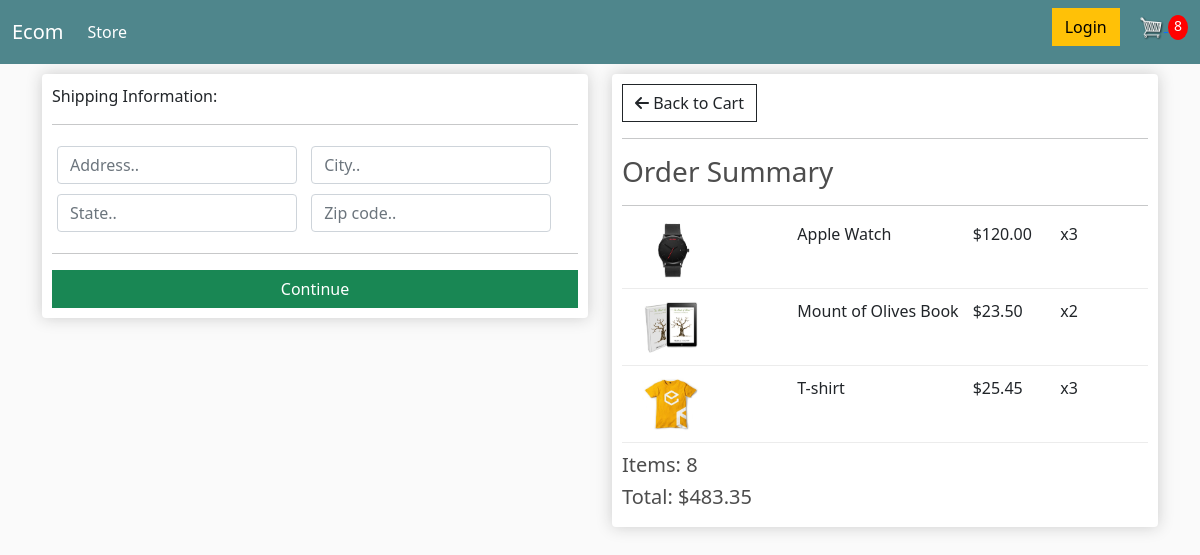
Screenshot of /checkout/ (signed in) with the database file from the repository.
### store/models.py (models this page shows, shortened)
class OrderItem(models.Model):
    product=models.ForeignKey(Product,on_delete=models.SET_NULL,null=True)
    order=models.ForeignKey(Order,on_delete=models.SET_NULL,null=True)
    quantity=models.IntegerField(default=0)
    date_ordered=models.DateTimeField(auto_now_add=True)
    @property
    def total_price(self):
        return self.quantity*self.product.price

class Product(models.Model):
    name=models.CharField(max_length=250)
    price=models.DecimalField(max_digits=10,decimal_places=2)
    image=models.ImageField(upload_to="product",blank=True,null=True)
    digital=models.BooleanField(default=False)
    @property
    def get_image_url(self):
        try:
            url=self.image.url
        except:
            url="../static/images/default.jpg"
        return url

class Order(models.Model):
    customer=models.ForeignKey(Customer,on_delete=models.CASCADE)
    complete=models.BooleanField(default=False)
    transaction_id=models.CharField(max_length=150)
    date_ordered=models.DateTimeField(auto_now_add=True)
    @property
    def cart_total_price(self):
        total=sum([item.total_price for item in self.orderitem_set.all()])
        return total
    @property
    def cart_total_items(self):
        total = sum([item.quantity for item in self.orderitem_set.all()])
        return total
    @property
    def shipping(self):
        shipping=False
        for item in self.orderitem_set.all():
            if not item.product.digital:
                shipping=True
        return shipping

### store/views.py (the view)
# urls.py: path("checkout/",checkout,name="checkout"),
def checkout(request):
    card_data=get_cart_data(request)
    context = {"ordered_items": card_data["ordered_items"], "order": card_data["order"],
               "cart_items_count": card_data["cart_items_count"]}
    return render(request, "store/checkout.html", context)

### store/utils.py (called while the page is built)
def get_cart_data(request):
    if request.user.is_authenticated:
        customer = request.user.customer
        order, created = Order.objects.get_or_create(customer=customer, complete=False)
        ordered_items = order.orderitem_set.all()
        cart_items_count = order.cart_total_items
    else:
        cookie_data = cookie_cart(request)
        order = cookie_data['order']
        ordered_items = cookie_data['ordered_items']
        cart_items_count = cookie_data['cart_items_count']
    return {
        "cart_items_count":cart_items_count,
        "order":order,
        "ordered_items":ordered_items,
    }

### store/templates/store/checkout.html (shortened to what this page needs)
{% extends 'base.html' %}
{% load static %}
{% block content %}
<div class="row">
    <div class="col-lg-6">
        <div class="box-element" id="form-wrapper">
            <form action="" id="form">
                <div id="shipping-info">
                    <p>Shipping Information:</p>
                    <hr>
                    <div class="form-field">
                        <input class="form-control" type="text" name="address" placeholder="Address..">
                    </div>
                    <div class="form-field">
                        <input class="form-control" type="text" name="city" placeholder="City..">
                    </div>
                    <div class="form-field">
                        <input class="form-control" type="text" name="state" placeholder="State..">
                    </div>
                    <div class="form-field">
                        <input class="form-control" type="text" name="zipcode" placeholder="Zip code..">
                    </div>
                </div>
                <hr>
                <div class="d-grid gap-2">
                    <input id="form-button" class="btn btn-success" type="submit" value="Continue">
                </div>
            </form>
        </div>
        <br>
    </div>
    <div class="col-lg-6">
        <div class="box-element">
            <a class="btn btn-outline-dark" href="{% url 'cart' %}"><i class="fa-solid fa-arrow-left"></i>&nbsp;Back to
                Cart</a>
            <hr>
            <h3>Order Summary</h3>
            <hr>
            {% for item in ordered_items %}
            <div class="cart-row">
                <div style="flex:2"><img class="row-image" src="{{item.product.get_image_url}}"></div>
                <div style="flex:2"><p>{{item.product.name}}</p></div>
                <div style="flex:1"><p>${{item.product.price}}</p></div>
                <div style="flex:1"><p>x{{item.quantity}}</p></div>
            </div>
            {% endfor %}
            <h5>Items: {{order.cart_total_items}}</h5>
            <h5>Total: ${{order.cart_total_price|floatformat:2}}</h5>
        </div>
    </div>
</div>
{% endblock content %}

### static/css/main.css (style rules this page uses)
body { background-color: hsl(0, 0%, 98%); }
h1,h2,h3,h4,h5,h6 { color:hsl(0, 0%, 30%); }
.box-element { box-shadow:hsl(0, 0%, 80%) 0 0 16px; background-color: #fff; border-radius: 4px; padding: 10px; }
.col-lg-4, .col-lg-6, .col-lg-8, .col-lg-12 { margin-top: 10px; }
.btn { border-radius: 0; }
.row-image { width: 100px; }
.form-field { width:250px; display: inline-block; padding: 5px; }
.cart-row { display: flex; align-items: flex-stretch; padding-bottom: 10px; margin-bottom: 10px; border-bottom: 1px solid #ececec; }

### rows the page displays
OrderItem: product.get_image_url (picture), product.name "Apple Watch", product.price "120.00", quantity "3"
OrderItem: product.get_image_url (picture), product.name "Mount of Olives Book", product.price "23.50", quantity "2"
OrderItem: product.get_image_url (picture), product.name "T-shirt", product.price "25.45", quantity "3"
Order: cart_total_items "8", cart_total_price "483.35"

### other values shown
{{ cart_items_count }} "8"
